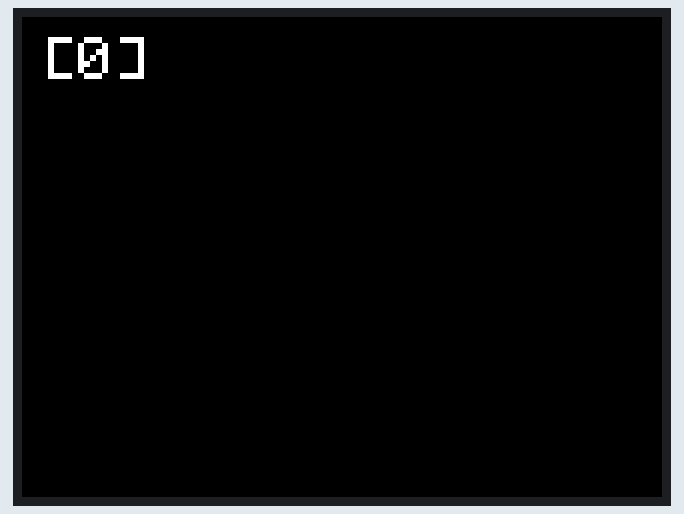
Simulated run of this sketch. Board: ESP32. Shown: 320×240 colour display.

Above: at 0.3 s.
At 2.0 s:
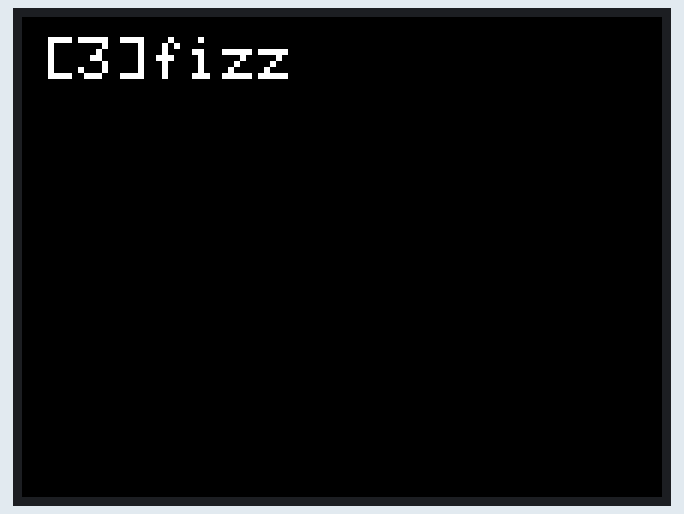
At 7.2 s:
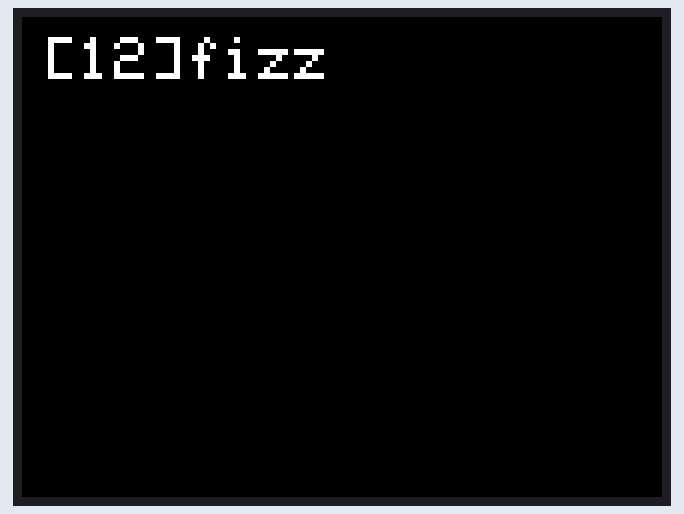
At 14.8 s:
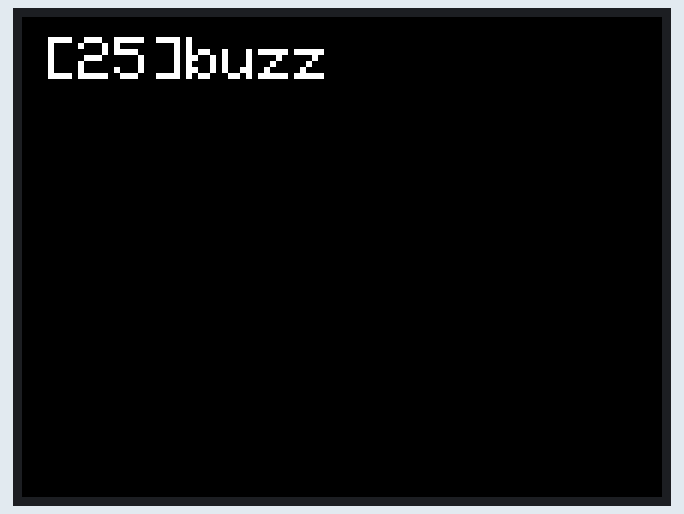
At 22.9 s:
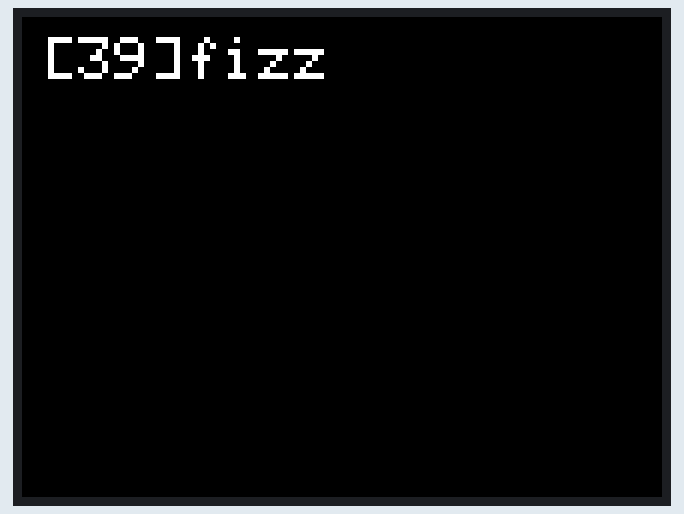
At 38.6 s:
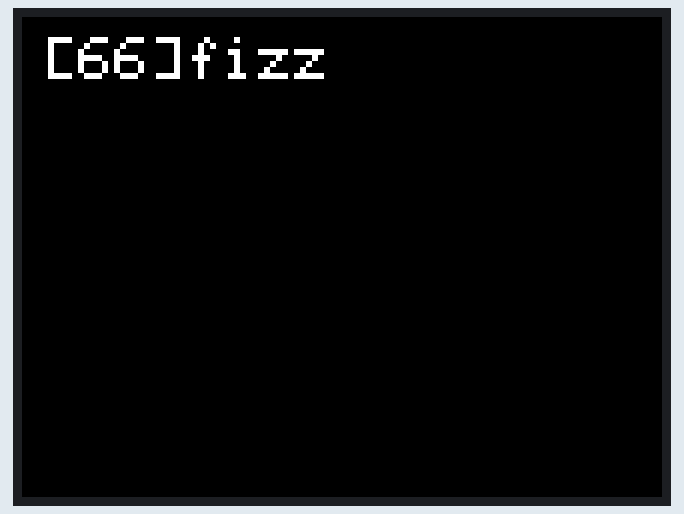

The sketch:

FizzBuzz.ino
```cpp
#include <M5Core2.h>

void setup() {
    M5.begin(true, true, true, true);
    M5.Lcd.setTextSize(3);
    M5.Lcd.setCursor(10, 10); //文字表示の左上位置を設定
}

void loop() {
  int counter = 0;
  int width = M5.Lcd.width();
  int height = M5.Lcd.height();

  for(;;){
    M5.Lcd.setCursor(10, 10); //文字表示の左上位置を設定
    M5.Lcd.fillRect(0, 0, width, height, BLACK);
    if (counter == 0)
    {
      M5.Lcd.printf("[%d]\n",counter);
    }
    else if (counter % 15 == 0)
    {
      M5.Lcd.printf("[%d]fizz buzz\n",counter);
    }
    else if (counter % 3 == 0)
    {
      M5.Lcd.printf("[%d]fizz\n",counter);
    }
    else if (counter % 5 == 0)
    {
      M5.Lcd.printf("[%d]buzz\n",counter);
    }
    else{
      M5.Lcd.printf(" - \n",counter);
    }

    counter++;
    delay(500);
  }
}
```

Measured:
- what the display in image 1 shows lasts 0.5 s, from 2.0 s to 2.5 s
